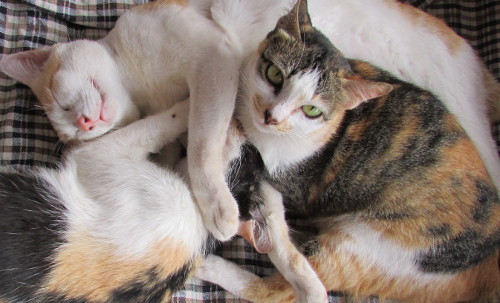
#> input picture Example Inputs/cats.jpg, 500 x 303 px
$ python colorQuantizer.py '../Example Inputs/cats.jpg' 3 5
#> lines starting #> are read from the running program, lines starting #| are printed output that depends on the picture
# Gurkan Demir
# 2015400177
# ggurkandemir@gmail.com
# CmpE537 - Assignment 1

import sys
import numpy as np
from PIL import Image
from matplotlib import pyplot as plt

##
# Method in order to execute K-Means algorithm.
# Converts input image into a matrix of pixels.
# Picks K initial colors to begin quantization.
# Assignes each pixel to closest cluster.
# Finds clusters' new R, G, B values.
##
def k_means_algo(img, K, points, width, height):

    # Converts input image into a matrix of pixels.
    pixels = np.array(img.getdata())

    # Picks K initial colors.
    cluster_values = np.zeros(shape = (K, 3))

    for i in range(0, K):
        cluster_values[i] = img.getpixel((int(points[i][0]), int(points[i][1])))

    for counter in range(0, 10):
        temp = []
        # Finds pixels distances to each cluster.
        for i in range(0, K):
            temp.append(np.sum(np.power(pixels-cluster_values[i], 2), axis = 1))

        distances = np.stack(temp, axis = 1)
        # Assignes each pixel to closest cluster.
        assigned_clusters = np.argmin(distances, axis=1)

        # Finds clusters' new R, G, B values.
        for i in range(0, K):
            cluster_values[i] = np.mean(pixels[assigned_clusters == i], axis = 0)

    return Image.fromarray(cluster_values[assigned_clusters].reshape(height,width, -1).astype('uint8'), 'RGB')

##
# Method in order to decide cluster's initial points.
# Then calls K-Means Algorithm.
##
def quantize(img, K):
    cond = int(sys.argv[3])
    width, height = img.size

    # If clusters' inital coordinate chosen by clicking on image.
    if(cond is 1):
        plt.imshow(img)
        points = plt.ginput(K,show_clicks=True)

    # If clusters' initial coordinate chosen by randomly.
    else:
        points = []
        for i in range(0, K):
            points.append([])
            x = int(np.random.uniform(0, width))
            y = int(np.random.uniform(0, height))
            points[i].append(x)
            points[i].append(y)

    return k_means_algo(img, K, points, width, height)

##
# Main function, reads image and K value from arguments.
# Calls necessary function to execute K-Means Algorithm.
# Then according to result it saves output image.
##
if __name__ == '__main__':
    im = Image.open(sys.argv[1])
#> im is the input picture: PIL image 500x303 RGB; mean R, G, B 136.7, 123.6, 116.2
    K = int(sys.argv[2])

    img = quantize(im, K)
#> after the loop in k_means_algo, `for i in range(0, K):`: cluster_values = [[214, 205, 196], [87, 78, 79], [165, 154, 148]]
#> after the loop in k_means_algo, `for counter in range(0, 10):`: cluster_values = [[199.6, 189.5, 185.3], [62.47, 53.46, 48.6], [142.3, 122.1, 109.1]]
#> in k_means_algo, `return Image.fromarray(cluster_values[assigned_clusters].reshape(heigh..`:
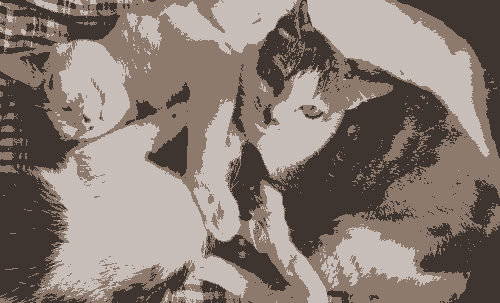
#> returned value: PIL image 500x303 RGB; mean R, G, B 136.3, 123.2, 115.9
    img.save("output.png")
